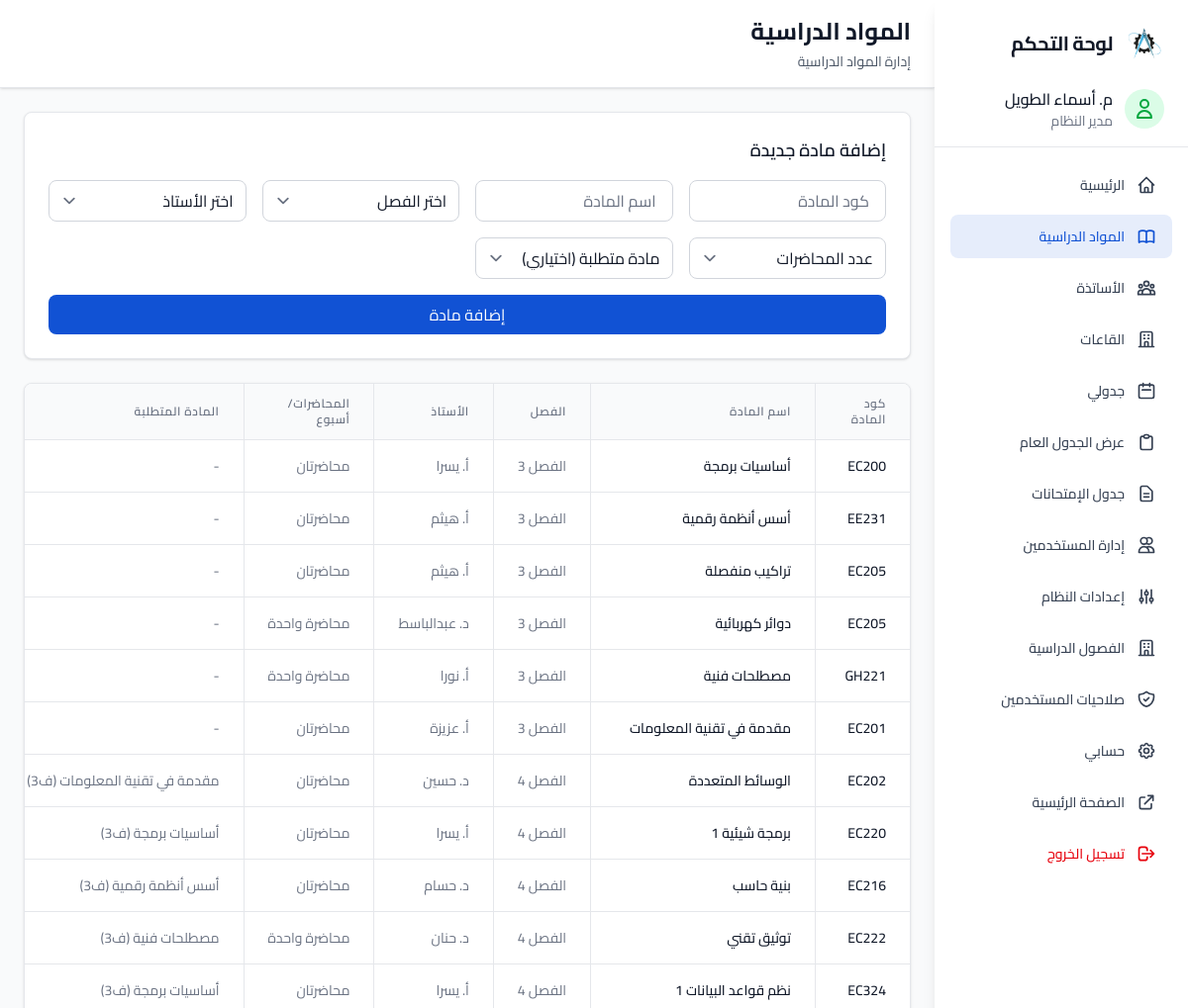
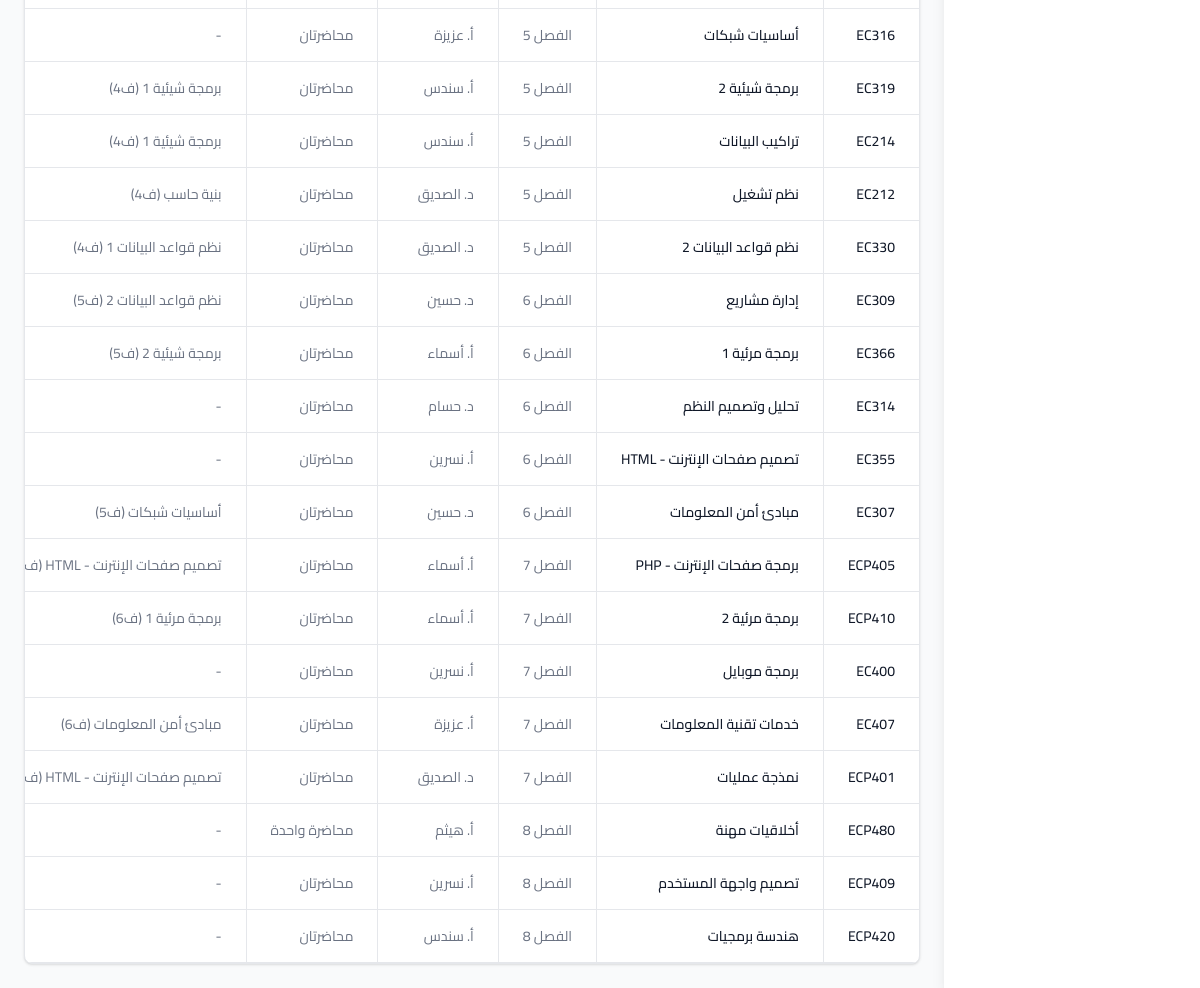
The app's page /Admin/subjects.php (signed in) with its own data (2 pictures, top to bottom).
### tables this page shows
CREATE TABLE `subjects` (
  `id` int(11) NOT NULL AUTO_INCREMENT,
  `teacher_id` int(11) NOT NULL,
  `subject_name` varchar(50) NOT NULL,
  `subject_code` varchar(50) DEFAULT NULL,
  `term` int(11) NOT NULL,
  `priority` int(11) NOT NULL DEFAULT 2,
  `requires_subject_id` int(11) DEFAULT NULL,
  PRIMARY KEY (`id`)
);

CREATE TABLE `teachers` (
  `id` int(11) NOT NULL AUTO_INCREMENT,
  `name` varchar(50) NOT NULL,
  `title` varchar(20) DEFAULT NULL,
  `national_id` varchar(20) DEFAULT NULL,
  `password` varchar(255) DEFAULT NULL,
  `must_change_password` tinyint(1) NOT NULL DEFAULT 1,
  PRIMARY KEY (`id`),
  UNIQUE KEY `national_id` (`national_id`)
);

### includes/auth_check.php (called while the page is built, shortened)
<?php
function isAdmin() {
    return isset($_SESSION['role']) && $_SESSION['role'] === 'admin';
}
?>

### includes/config.php (called while the page is built, shortened)
<?php
function getTitleAbbr($title) {
    $map = [
        'دكتور' => 'د',
        'أستاذ' => 'أ',
        'مهندس' => 'م',
    ];
    return isset($map[$title]) ? $map[$title] . '. ' : '';
}
?>

### Admin/subjects.php (the view, shortened to what this page needs)
<?php
require_once '../includes/config.php';
require_once '../includes/auth_check.php';
$subjects = $pdo->query("SELECT s.*, t.name as teacher_name, t.title as teacher_title FROM subjects s LEFT JOIN teachers t ON s.teacher_id = t.id ORDER BY s.term, s.subject_name")->fetchAll();
?>
<!DOCTYPE html>
<html dir="rtl" lang="ar">
<head>
    <link rel="stylesheet" href="../assets/CSS/style.css">
    <link href="../assets/fonts/cairo.css" rel="stylesheet"/>
</head>
<body class="font-sans antialiased bg-gray-50">
<?php include 'sidebar.php'; ?>
    <main class="flex-1 overflow-y-auto pt-0">
        <header class="bg-white shadow-sm border-b border-gray-200">
            <div class="px-6 py-4">
                <h1 class="text-2xl font-bold text-gray-900">المواد الدراسية</h1>
                <p class="text-sm text-gray-600 mt-1">إدارة المواد الدراسية</p>
            </div>
        </header>
        <div class="p-3 md:p-6">
            <?php if (isAdmin() || (isUser() && $perms['perm_user_subjects_add'])): ?>
            <div class="bg-white rounded-custom shadow border border-gray-200 p-4 md:p-6 mb-6">
                <h2 class="text-lg font-semibold text-gray-900 mb-4">إضافة مادة جديدة</h2>
                <form method="POST" class="grid grid-cols-1 md:grid-cols-2 lg:grid-cols-4 gap-3 md:gap-4">
                    <input type="text" name="subject_code" placeholder="كود المادة" required
                           class="px-4 py-2 border border-gray-300 rounded-custom focus:outline-none focus:ring-2 focus:ring-primary">
                    <input type="text" name="subject_name" placeholder="اسم المادة" required
                           class="px-4 py-2 border border-gray-300 rounded-custom focus:outline-none focus:ring-2 focus:ring-primary">
                    <select name="term" required class="px-4 py-2 border border-gray-300 rounded-custom focus:outline-none focus:ring-2 focus:ring-primary">
                        <option value="">اختر الفصل</option>
                    </select>
                    <select name="teacher_id" required class="px-4 py-2 border border-gray-300 rounded-custom focus:outline-none focus:ring-2 focus:ring-primary">
                        <option value="">اختر الأستاذ</option>
                    </select>
                    <select name="priority" required class="px-4 py-2 border border-gray-300 rounded-custom focus:outline-none focus:ring-2 focus:ring-primary">
                        <option value="">عدد المحاضرات</option>
                    </select>
                    <select name="requires_subject_id" class="px-4 py-2 border border-gray-300 rounded-custom focus:outline-none focus:ring-2 focus:ring-primary">
                        <option value="">مادة متطلبة (اختياري)</option>
                    </select>
                    <button type="submit" name="add_subject" class="md:col-span-2 lg:col-span-4 px-6 py-2 bg-primary text-white rounded-custom hover:bg-primary/90 transition-colors">
                        إضافة مادة
                    </button>
                </form>
            </div>
            <?php endif; ?>
            <div class="bg-white rounded-custom shadow border border-gray-200 overflow-hidden">
                <div class="overflow-x-auto">
                    <table class="w-full text-right">
                        <thead class="bg-gray-50">
                            <tr>
                                <th class="px-6 py-3 text-xs font-semibold text-gray-500 uppercase tracking-wider">كود المادة</th>
                                <th class="px-6 py-3 text-xs font-semibold text-gray-500 uppercase tracking-wider">اسم المادة</th>
                                <th class="px-6 py-3 text-xs font-semibold text-gray-500 uppercase tracking-wider">الفصل</th>
                                <th class="px-6 py-3 text-xs font-semibold text-gray-500 uppercase tracking-wider">الأستاذ</th>
                                <th class="px-6 py-3 text-xs font-semibold text-gray-500 uppercase tracking-wider">المحاضرات/أسبوع</th>
                                <th class="px-6 py-3 text-xs font-semibold text-gray-500 uppercase tracking-wider">المادة المتطلبة</th>
                            </tr>
                        </thead>
                        <tbody class="divide-y divide-gray-200">
                            <?php foreach ($subjects as $subject): ?>
                                <tr>
                                    <td class="px-6 py-4 whitespace-nowrap text-sm font-medium text-gray-900">
                                        <?php echo htmlspecialchars($subject['subject_code']); ?>
                                    </td>
                                    <td class="px-6 py-4 whitespace-nowrap text-sm font-medium text-gray-900">
                                        <?php echo htmlspecialchars($subject['subject_name']); ?>
                                    </td>
                                    <td class="px-6 py-4 whitespace-nowrap text-sm text-gray-500">
                                        الفصل <?php echo htmlspecialchars($subject['term']); ?>
                                    </td>
                                    <td class="px-6 py-4 whitespace-nowrap text-sm text-gray-500">
                                        <?php echo htmlspecialchars($subject['teacher_name'] ? getTitleAbbr($subject['teacher_title']) . $subject['teacher_name'] : 'غير محدد'); ?>
                                    </td>
                                    <td class="px-6 py-4 whitespace-nowrap text-sm text-gray-500">
                                        <?php echo ($subject['priority'] ?? 2) == 1 ? 'محاضرة واحدة' : 'محاضرتان'; ?>
                                    </td>
                                    <td class="px-6 py-4 whitespace-nowrap text-sm text-gray-500">
                                        <?php
                                        $req_name = '-';
                                        if (!empty($subject['requires_subject_id'])) {
                                            foreach ($subjects as $s) {
                                                if ($s['id'] == $subject['requires_subject_id']) {
                                                    $req_name = htmlspecialchars($s['subject_name']) . ' (ف' . $s['term'] . ')';
                                                    break;
                                                }
                                            }
                                        }
                                        echo $req_name;
                                        ?>
                                    </td>
                                </tr>
                            <?php endforeach; ?>
                        </tbody>
                    </table>
                </div>
            </div>
        </div>
    </main>
</div>
</body>
</html>

### assets/CSS/style.css (style rules this page uses)
body { background-color: #f9fafb; color: #111827; font-family: 'Cairo', sans-serif; }
select, [dir="rtl"] select { background-position: left 0.5rem center !important; padding-left: 2.5rem !important; padding-right: 0.75rem !important; }
table { border-collapse: separate; border-spacing: 0; }
th, td { border-left: 1px solid #e5e7eb; border-bottom: 1px solid #e5e7eb; }

### records on screen
subjects: subject_code "EC200", subject_name "أساسيات برمجة", term "3", teacher.title "أ. يسرا", priority "محاضرتان", req_name "-", req_name "أساسيات برمجة (ف3)"
subjects: subject_code "EE231", subject_name "أسس أنظمة رقمية", term "3", teacher.title "أ. هيثم", priority "محاضرتان", req_name "-", req_name "أسس أنظمة رقمية (ف3)"
subjects: subject_code "EC205", subject_name "تراكيب منفصلة", term "3", teacher.title "أ. هيثم", priority "محاضرتان", req_name "-"
subjects: subject_code "EC205", subject_name "دوائر كهربائية", term "3", teacher.title "د. عبدالباسط", priority "محاضرة واحدة", req_name "-"
subjects: subject_code "GH221", subject_name "مصطلحات فنية", term "3", teacher.title "أ. نورا", priority "محاضرة واحدة", req_name "-", req_name "مصطلحات فنية (ف3)"
subjects: subject_code "EC201", subject_name "مقدمة في تقنية المعلومات", term "3", teacher.title "أ. عزيزة", priority "محاضرتان", req_name "-", req_name "مقدمة في تقنية المعلومات (ف3)"
subjects: subject_code "EC202", subject_name "الوسائط المتعددة", term "4", teacher.title "د. حسين", priority "محاضرتان"
subjects: subject_code "EC220", subject_name "برمجة شيئية 1", term "4", teacher.title "أ. يسرا", priority "محاضرتان", req_name "برمجة شيئية 1 (ف4)"
subjects: subject_code "EC216", subject_name "بنية حاسب", term "4", teacher.title "د. حسام", priority "محاضرتان", req_name "بنية حاسب (ف4)"
subjects: subject_code "EC222", subject_name "توثيق تقني", term "4", teacher.title "د. حنان", priority "محاضرة واحدة"
subjects: subject_code "EC324", subject_name "نظم قواعد البيانات 1", term "4", teacher.title "أ. يسرا", priority "محاضرتان", req_name "نظم قواعد البيانات 1 (ف4)"
subjects: subject_code "EC316", subject_name "أساسيات شبكات", term "5", teacher.title "أ. عزيزة", priority "محاضرتان", req_name "-", req_name "أساسيات شبكات (ف5)"
subjects: subject_code "EC319", subject_name "برمجة شيئية 2", term "5", teacher.title "أ. سندس", priority "محاضرتان", req_name "برمجة شيئية 2 (ف5)"
subjects: subject_code "EC214", subject_name "تراكيب البيانات", term "5", teacher.title "أ. سندس", priority "محاضرتان"
subjects: subject_code "EC212", subject_name "نظم تشغيل", term "5", teacher.title "د. الصديق", priority "محاضرتان"
subjects: subject_code "EC330", subject_name "نظم قواعد البيانات 2", term "5", teacher.title "د. الصديق", priority "محاضرتان", req_name "نظم قواعد البيانات 2 (ف5)"
subjects: subject_code "EC309", subject_name "إدارة مشاريع", term "6", teacher.title "د. حسين", priority "محاضرتان"
subjects: subject_code "EC366", subject_name "برمجة مرئية 1", term "6", teacher.title "أ. أسماء", priority "محاضرتان", req_name "برمجة مرئية 1 (ف6)"
subjects: subject_code "EC314", subject_name "تحليل وتصميم النظم", term "6", teacher.title "د. حسام", priority "محاضرتان", req_name "-"
subjects: subject_code "EC355", subject_name "تصميم صفحات الإنترنت - HTML", term "6", teacher.title "أ. نسرين", priority "محاضرتان", req_name "-", req_name "تصميم صفحات الإنترنت - HTML…"
subjects: subject_code "EC307", subject_name "مبادئ أمن المعلومات", term "6", teacher.title "د. حسين", priority "محاضرتان", req_name "مبادئ أمن المعلومات (ف6)"
subjects: subject_code "ECP405", subject_name "برمجة صفحات الإنترنت - PHP", term "7", teacher.title "أ. أسماء", priority "محاضرتان"
subjects: subject_code "ECP410", subject_name "برمجة مرئية 2", term "7", teacher.title "أ. أسماء", priority "محاضرتان"
subjects: subject_code "EC400", subject_name "برمجة موبايل", term "7", teacher.title "أ. نسرين", priority "محاضرتان", req_name "-"
subjects: subject_code "EC407", subject_name "خدمات تقنية المعلومات", term "7", teacher.title "أ. عزيزة", priority "محاضرتان"
subjects: subject_code "ECP401", subject_name "نمذجة عمليات", term "7", teacher.title "د. الصديق", priority "محاضرتان"
subjects: subject_code "ECP480", subject_name "أخلاقيات مهنة", term "8", teacher.title "أ. هيثم", priority "محاضرة واحدة", req_name "-"
subjects: subject_code "ECP409", subject_name "تصميم واجهة المستخدم", term "8", teacher.title "أ. نسرين", priority "محاضرتان", req_name "-"
subjects: subject_code "ECP420", subject_name "هندسة برمجيات", term "8", teacher.title "أ. سندس", priority "محاضرتان", req_name "-"

### other values on screen
getTitleAbbr($current_user['title']) "م."
$current_user['name'] "أسماء الطويل"
